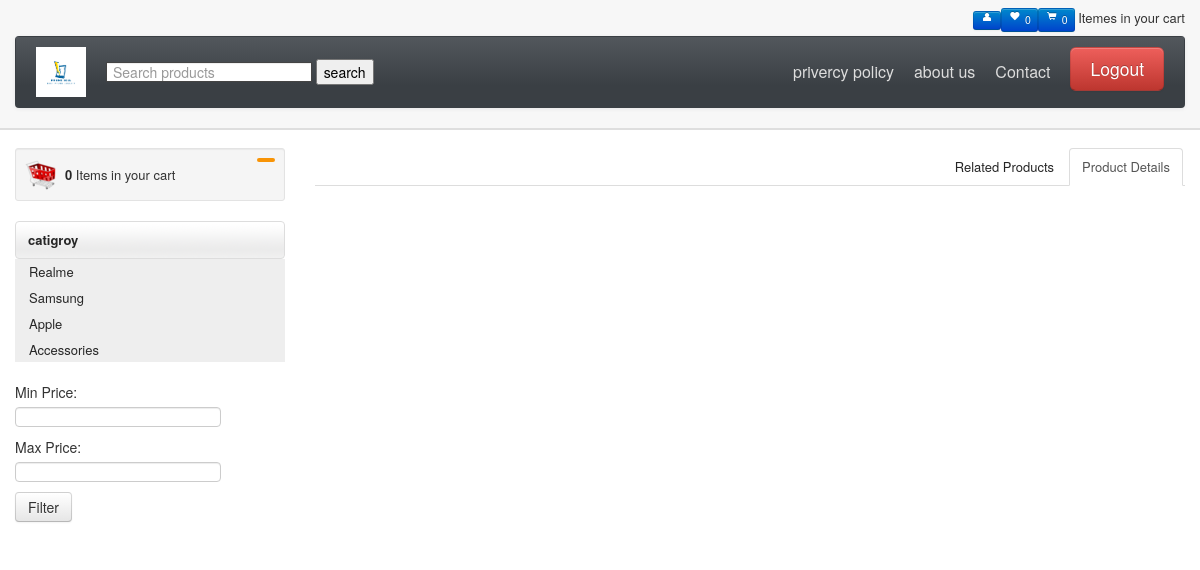
Before: /full_page.php (signed in) with the older database file.
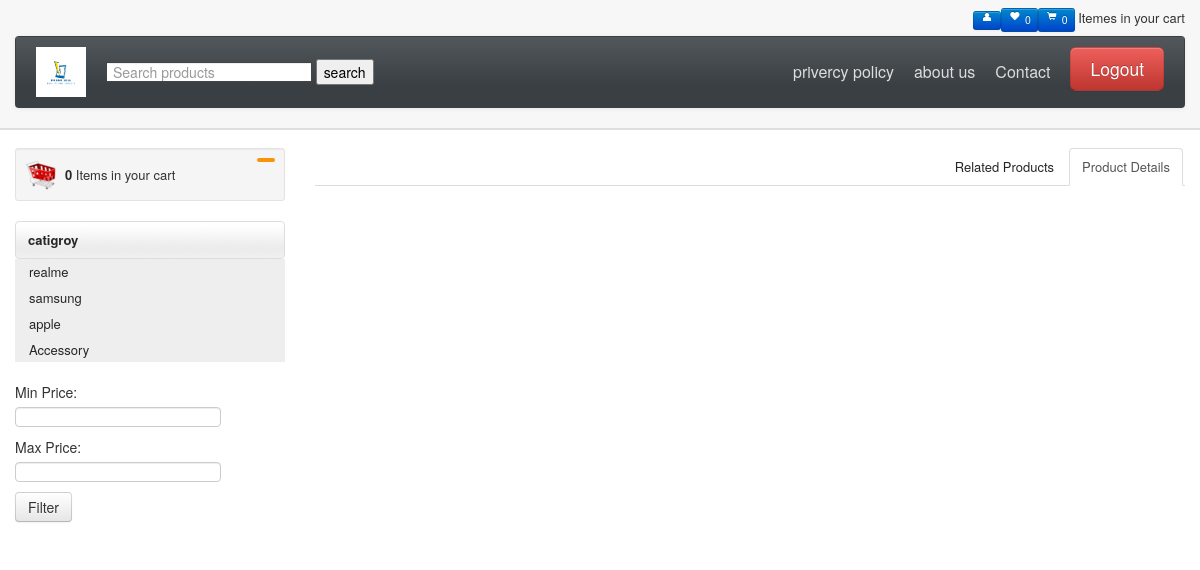
After: the same page with the newer database file.
### tables this page shows
CREATE TABLE `categories` (
  `id` int(11) NOT NULL,
  `name` varchar(255) NOT NULL,
  `picture` text NOT NULL,
  `description` varchar(255) NOT NULL
);

### funcation.php (called while the page is built, shortened)
<?php
function getAllCategories() {
    include 'config.php';
    $query = "SELECT * FROM categories";
    $result = $conn->query($query);
    if ($result->num_rows > 0) {
        return $result->fetch_all(MYSQLI_ASSOC);
    } else {
        return array();
    }
}
?>

### navandside.php (the view, shortened to what this page needs)
<?php  include 'config.php';   include 'funcation.php'; session_start();
$id = $_SESSION["user_id"];
function getWishlistItemCountForUser($user_id) {
    include 'config.php';
    $sql = "SELECT COUNT(*) AS wishlist_count FROM wishlist WHERE user_id = ?";
    $stmt = $conn->prepare($sql);
    $stmt->bind_param("i", $user_id);
    $stmt->execute();
    $result = $stmt->get_result();
    if ($result->num_rows > 0) {
        $row = $result->fetch_assoc();
        $wishlistCount = $row["wishlist_count"];
    } else {
        $wishlistCount = 0;
    }
    return $wishlistCount;
}
?>
<div id="header">
<div class="container">
<div id="welcomeLine" class="row">
	<div class="span6"><strong> </strong></div>
	<div class="span6">
	<div class="pull-right">
		<a href="profile.php"><span class="btn btn-mini btn-primary" data-bs-toggle="tooltip" title="user managment"><i class="icon-user icon-white"></i>
		<a href="wishlistview.php"><span class="btn btn-mini btn-primary" data-bs-toggle="tooltip" title="wishlist"><i class="icon-heart icon-white"></i> <?php
$user_id = $id;
$wishlistCount = getWishlistItemCountForUser($user_id);
echo $wishlistCount ;
?>
		<a href="cart.php"><span class="btn btn-mini btn-primary" data-bs-toggle="tooltip" title="cart"><i class="icon-shopping-cart icon-white"></i>  <?php
					if(isset($_SESSION['cart_details']['cart_total_qty']))
					{
						print_r($_SESSION['cart_details']['cart_total_qty']);
					}
					else
					{
						print_r(0);
					}
					?>
				  </i>     </a>
				 ?>  Itemes in your cart </span> </a>
	</div>
	</div>
</div>
<div id="logoArea" class="navbar">
  <div class="navbar-inner">
    <a class="brand" href="index.php"><img style="height: 50px;" src="logo.png" alt="Bootsshop"/></a>
    <form class="form-inline navbar-search" method="get" action="search.php">
        <input type="text"  class="srchTxt" name="q" placeholder="Search products">
       <a href="search.php"><input type="submit" data-bs-toggle="tooltip" title="Search product"  value="search"></li></a>
    </form>
    <ul id="topMenu" class="nav pull-right">
	 <li class=""><a href="privecypolicy.php">privercy policy</a></li>
	 <li class=""><a href="aboutus.php">about us</a></li>
	 <li class=""><a href="contact.php">Contact</a></li>
	 <li class="">
	 <a href="logout.php"  style="padding-right:0"><span class="btn btn-large btn-danger" data-bs-toggle="tooltip" title="Logout">Logout</span></a>
	</li>
    </ul>
  </div>
</div>
</div>
</div>
<div id="mainBody">
	<div class="container">
	<div class="row">
	<div id="sidebar" class="span3">
		<div class="well well-small"><a id="myCart" href="cart.php"><img src="themes/images/ico-cart.png" alt="cart"><?php
					if(isset($_SESSION['cart_details']['cart_total_qty']))
					{
						print_r($_SESSION['cart_details']['cart_total_qty']);
					}
					else
					{
						print_r(0);
					}
					?>
				  </i>     </a>
				 ?>Items in your cart  <span class="badge badge-warning pull-right"></span></a></div>
		<ul id="sideManu" class="nav nav-tabs nav-stacked">
			<li class="subMenu open"><a> catigroy</a>
				<ul>
				<?php
          $categories = getAllCategories();
         foreach ($categories as $category) {
             echo '<li><a class="active" href="category.php?id=' . $category['id'] . '">' . $category['name'] . '</a></li>';
         }
        ?>
				</ul>
			</li>
		</ul>
		<br/>
		<form method="get" action="range.php">
    <label for="minPrice">Min Price:</label>
    <input type="number" id="minPrice" name="minPrice" min="0">
    <label for="maxPrice">Max Price:</label>
    <input type="number" id="maxPrice" name="maxPrice" min="0">
	<br>
    <input type="submit" class="btn btn-primery" value="Filter">
</form>
	</div>

Changed rows visible on the page:
removed categories: name "Realme"
removed categories: name "Samsung"
removed categories: name "Apple"
removed categories: name "Accessories"
added categories: name "realme"
added categories: name "samsung"
added categories: name "apple"
added categories: name "Accessory"
